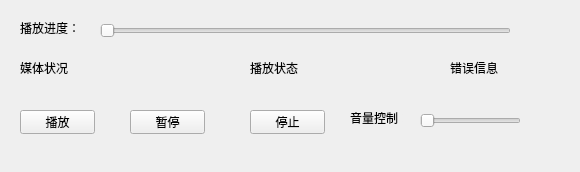
<?xml version="1.0" encoding="UTF-8"?>
<ui version="4.0">
 <class>Widget</class>
 <widget class="QWidget" name="Widget">
  <property name="geometry">
   <rect>
    <x>0</x>
    <y>0</y>
    <width>580</width>
    <height>172</height>
   </rect>
  </property>
  <property name="windowTitle">
   <string>Widget</string>
  </property>
  <widget class="QSlider" name="horizontalSlider_position">
   <property name="geometry">
    <rect>
     <x>100</x>
     <y>20</y>
     <width>411</width>
     <height>22</height>
    </rect>
   </property>
   <property name="orientation">
    <enum>Qt::Horizontal</enum>
   </property>
  </widget>
  <widget class="QSlider" name="horizontalSlider_volume">
   <property name="geometry">
    <rect>
     <x>420</x>
     <y>110</y>
     <width>101</width>
     <height>22</height>
    </rect>
   </property>
   <property name="orientation">
    <enum>Qt::Horizontal</enum>
   </property>
  </widget>
  <widget class="QLabel" name="label">
   <property name="geometry">
    <rect>
     <x>20</x>
     <y>20</y>
     <width>61</width>
     <height>16</height>
    </rect>
   </property>
   <property name="text">
    <string>播放进度：</string>
   </property>
  </widget>
  <widget class="QLabel" name="label_2">
   <property name="geometry">
    <rect>
     <x>350</x>
     <y>110</y>
     <width>53</width>
     <height>16</height>
    </rect>
   </property>
   <property name="text">
    <string>音量控制：</string>
   </property>
  </widget>
  <widget class="QPushButton" name="pushButton_play">
   <property name="geometry">
    <rect>
     <x>20</x>
     <y>110</y>
     <width>75</width>
     <height>24</height>
    </rect>
   </property>
   <property name="text">
    <string>播放</string>
   </property>
  </widget>
  <widget class="QPushButton" name="pushButton_pause">
   <property name="geometry">
    <rect>
     <x>130</x>
     <y>110</y>
     <width>75</width>
     <height>24</height>
    </rect>
   </property>
   <property name="text">
    <string>暂停</string>
   </property>
  </widget>
  <widget class="QPushButton" name="pushButton_stop">
   <property name="geometry">
    <rect>
     <x>250</x>
     <y>110</y>
     <width>75</width>
     <height>24</height>
    </rect>
   </property>
   <property name="text">
    <string>停止</string>
   </property>
  </widget>
  <widget class="QLabel" name="label_status">
   <property name="geometry">
    <rect>
     <x>20</x>
     <y>60</y>
     <width>221</width>
     <height>16</height>
    </rect>
   </property>
   <property name="text">
    <string>媒体状况</string>
   </property>
  </widget>
  <widget class="QLabel" name="label_state">
   <property name="geometry">
    <rect>
     <x>250</x>
     <y>60</y>
     <width>161</width>
     <height>16</height>
    </rect>
   </property>
   <property name="text">
    <string>播放状态</string>
   </property>
  </widget>
  <widget class="QLabel" name="label_error">
   <property name="geometry">
    <rect>
     <x>450</x>
     <y>60</y>
     <width>231</width>
     <height>16</height>
    </rect>
   </property>
   <property name="text">
    <string>错误信息</string>
   </property>
  </widget>
 </widget>
 <resources/>
 <connections/>
</ui>
